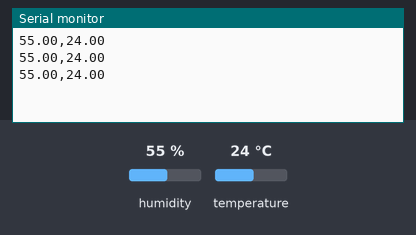
Bench run of a sketch on a simulated Arduino Uno, built with avr-gcc and run on an emulated ATmega328P. Parts: the last lines printed to the serial monitor. Inputs (shaded band) come from the test bench; at power-on: humidity 55 %, temperature 24 °C.

Above: at 3.8 s.
3.9 s: humidity set to 22 %
At 6.6 s:
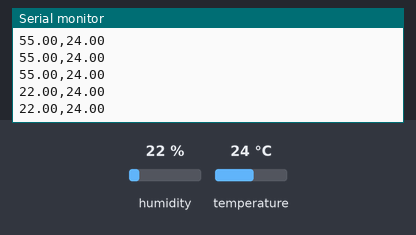
6.8 s: temperature set to 12 °C
At 7.9 s:
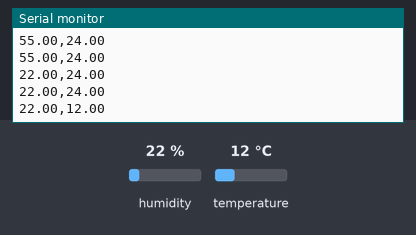
9.7 s: humidity set to 40 %
At 11.0 s:
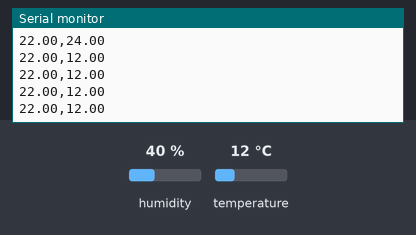
Timing chart, 0 to 12.7 s (numbered marks = the images above; inputs shaded):
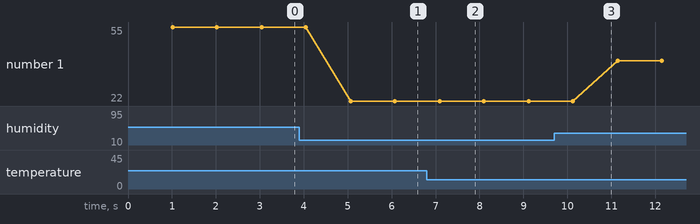

The sketch:

humidity_temperature.ino
```cpp
#include "DHT.h"

#define DHTPIN 2
#define DHTTYPE DHT11

DHT dht(DHTPIN, DHTTYPE);

void setup() {
  Serial.begin(9600);
  dht.begin();
}

void loop() {
  delay(1000); // 1 second interval

  float humidity = dht.readHumidity();
  float temperature = dht.readTemperature();

  if (isnan(humidity) || isnan(temperature)) {
    // Optional: Output error in a different format, or skip
    return;
  }

  // Output in CSV format: humidity,temperature
  Serial.print(humidity, 2);     // 1 decimal place
  Serial.print(",");
  Serial.println(temperature, 2);
}
```

Measured:
- after the input at 3.9 s, the serial monitor: prints a new line after 1.2 s (image 1)
- after the input at 6.8 s, the serial monitor: prints a new line after 0.30 s (image 2)
- plotted number 1: 55 → 22 after the input at 3.9 s, 22 → 40 after the input at 9.7 s
